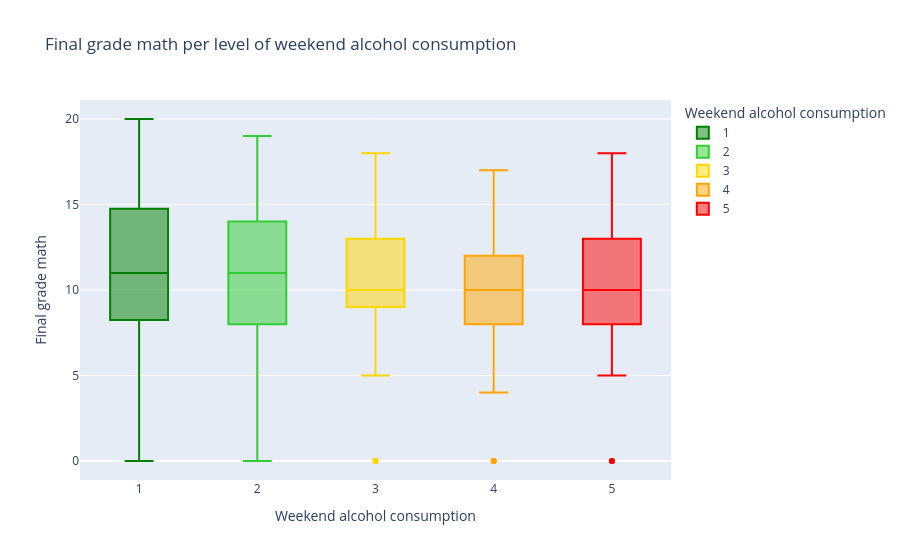

Here is the notebook cell this chart was saved with:
### Code cell
kleur_map = {
    1: "green",
    2: "limegreen",
    3: "gold",
    4: "orange",
    5: "red"
}

fig = px.box(
    df3_mat,
    x="Walc",
    y="G3",
    color="Walc",
    color_discrete_map=kleur_map,
    labels={
        "Walc": "Weekend alcohol consumption",
        "G3": "Final grade math"
    },
    title="Final grade math per level of weekend alcohol consumption",
    category_orders={
        "Walc": [1, 2, 3, 4, 5]
    }
)

fig.show()

### Figure 1 — Plotly figure (JSON) as saved in the notebook; plotly's stock layout.template omitted (floating-point values rounded to 4 significant figures; data arrays with more than 128 entries replaced by an {"elided": "..."} marker saying what was removed)
{"data": [{"alignmentgroup": "True", "hovertemplate": "Weekend alcohol consumption=%{x}<br>Final grade math=%{y}<extra></extra>", "legendgroup": "1", "marker": {"color": "green"}, "name": "1", "notched": false, "offsetgroup": "1", "orientation": "v", "showlegend": true, "type": "box", "x": {"elided": "151 int values"}, "x0": " ", "xaxis": "x", "y": {"elided": "151 int values"}, "y0": " ", "yaxis": "y"}, {"alignmentgroup": "True", "hovertemplate": "Weekend alcohol consumption=%{x}<br>Final grade math=%{y}<extra></extra>", "legendgroup": "2", "marker": {"color": "limegreen"}, "name": "2", "notched": false, "offsetgroup": "2", "orientation": "v", "showlegend": true, "type": "box", "x": [2, 2, 2, 2, 2, 2, 2, 2, 2, 2, 2, 2, 2, 2, 2, 2, 2, 2, 2, 2, 2, 2, 2, 2, 2, 2, 2, 2, 2, 2, 2, 2, 2, 2, 2, 2, 2, 2, 2, 2, 2, 2, 2, 2, 2, 2, 2, 2, 2, 2, 2, 2, 2, 2, 2, 2, 2, 2, 2, 2, 2, 2, 2, 2, 2, 2, 2, 2, 2, 2, 2, 2, 2, 2, 2, 2, 2, 2, 2, 2, 2, 2, 2, 2, 2], "x0": " ", "xaxis": "x", "y": [10, 15, 9, 11, 14, 14, 11, 11, 9, 14, 15, 6, 14, 5, 11, 6, 14, 16, 13, 15, 15, 13, 12, 0, 0, 0, 9, 0, 11, 15, 0, 12, 12, 11, 15, 16, 10, 6, 7, 8, 10, 6, 12, 14, 12, 8, 14, 11, 0, 14, 10, 11, 11, 19, 15, 8, 16, 10, 18, 12, 0, 11, 11, 0, 13, 11, 11, 14, 13, 0, 0, 10, 16, 13, 11, 10, 12, 13, 0, 10, 11, 10, 15, 6, 0], "y0": " ", "yaxis": "y"}, {"alignmentgroup": "True", "hovertemplate": "Weekend alcohol consumption=%{x}<br>Final grade math=%{y}<extra></extra>", "legendgroup": "3", "marker": {"color": "gold"}, "name": "3", "notched": false, "offsetgroup": "3", "orientation": "v", "showlegend": true, "type": "box", "x": [3, 3, 3, 3, 3, 3, 3, 3, 3, 3, 3, 3, 3, 3, 3, 3, 3, 3, 3, 3, 3, 3, 3, 3, 3, 3, 3, 3, 3, 3, 3, 3, 3, 3, 3, 3, 3, 3, 3, 3, 3, 3, 3, 3, 3, 3, 3, 3, 3, 3, 3, 3, 3, 3, 3, 3, 3, 3, 3, 3, 3, 3, 3, 3, 3, 3, 3, 3, 3, 3, 3, 3, 3, 3, 3, 3, 3, 3, 3, 3], "x0": " ", "xaxis": "x", "y": [10, 14, 10, 16, 8, 13, 11, 11, 8, 16, 10, 11, 12, 15, 10, 8, 14, 8, 18, 6, 12, 12, 13, 10, 13, 10, 8, 17, 8, 11, 9, 18, 10, 10, 15, 15, 12, 9, 10, 12, 5, 10, 8, 18, 10, 9, 14, 12, 14, 11, 0, 10, 11, 15, 15, 9, 15, 0, 10, 11, 15, 14, 9, 15, 8, 13, 8, 8, 11, 12, 10, 12, 5, 10, 7, 0, 5, 10, 7, 9], "y0": " ", "yaxis": "y"}, {"alignmentgroup": "True", "hovertemplate": "Weekend alcohol consumption=%{x}<br>Final grade math=%{y}<extra></extra>", "legendgroup": "4", "marker": {"color": "orange"}, "name": "4", "notched": false, "offsetgroup": "4", "orientation": "v", "showlegend": true, "type": "box", "x": [4, 4, 4, 4, 4, 4, 4, 4, 4, 4, 4, 4, 4, 4, 4, 4, 4, 4, 4, 4, 4, 4, 4, 4, 4, 4, 4, 4, 4, 4, 4, 4, 4, 4, 4, 4, 4, 4, 4, 4, 4, 4, 4, 4, 4, 4, 4, 4, 4, 4, 4], "x0": " ", "xaxis": "x", "y": [5, 12, 15, 12, 12, 11, 10, 13, 9, 10, 5, 11, 8, 13, 11, 0, 12, 7, 0, 10, 10, 0, 9, 11, 6, 9, 10, 9, 10, 8, 4, 8, 8, 13, 12, 15, 8, 12, 17, 10, 9, 8, 10, 11, 8, 13, 10, 10, 14, 16, 10], "y0": " ", "yaxis": "y"}, {"alignmentgroup": "True", "hovertemplate": "Weekend alcohol consumption=%{x}<br>Final grade math=%{y}<extra></extra>", "legendgroup": "5", "marker": {"color": "red"}, "name": "5", "notched": false, "offsetgroup": "5", "orientation": "v", "showlegend": true, "type": "box", "x": [5, 5, 5, 5, 5, 5, 5, 5, 5, 5, 5, 5, 5, 5, 5, 5, 5, 5, 5, 5, 5, 5, 5, 5, 5, 5, 5, 5], "x0": " ", "xaxis": "x", "y": [11, 11, 12, 7, 5, 13, 18, 10, 0, 14, 10, 7, 10, 8, 10, 16, 13, 13, 9, 13, 0, 8, 8, 10, 16, 10, 13, 9], "y0": " ", "yaxis": "y"}], "layout": {"boxmode": "overlay", "legend": {"title": {"text": "Weekend alcohol consumption"}, "tracegroupgap": 0}, "title": {"text": "Final grade math per level of weekend alcohol consumption"}, "xaxis": {"anchor": "y", "categoryarray": [1, 2, 3, 4, 5], "categoryorder": "array", "domain": [0, 1], "title": {"text": "Weekend alcohol consumption"}}, "yaxis": {"anchor": "x", "domain": [0, 1], "title": {"text": "Final grade math"}}}}
